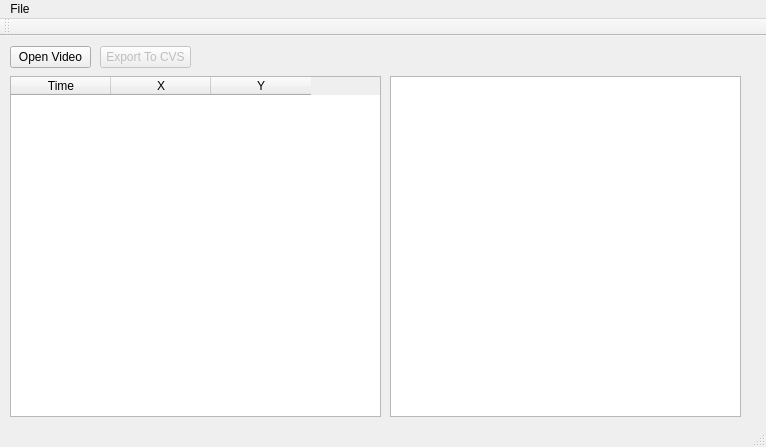
<?xml version="1.0" encoding="UTF-8"?>
<ui version="4.0">
 <class>MainWindow</class>
 <widget class="QMainWindow" name="MainWindow">
  <property name="geometry">
   <rect>
    <x>0</x>
    <y>0</y>
    <width>766</width>
    <height>447</height>
   </rect>
  </property>
  <property name="windowTitle">
   <string>Tracking</string>
  </property>
  <widget class="QWidget" name="centralWidget">
   <widget class="QTableWidget" name="pointsTable">
    <property name="geometry">
     <rect>
      <x>10</x>
      <y>40</y>
      <width>371</width>
      <height>341</height>
     </rect>
    </property>
    <column>
     <property name="text">
      <string>Time</string>
     </property>
    </column>
    <column>
     <property name="text">
      <string>X</string>
     </property>
    </column>
    <column>
     <property name="text">
      <string>Y</string>
     </property>
    </column>
   </widget>
   <widget class="QToolButton" name="toolOpenVideo">
    <property name="geometry">
     <rect>
      <x>10</x>
      <y>10</y>
      <width>81</width>
      <height>22</height>
     </rect>
    </property>
    <property name="text">
     <string>Open Video</string>
    </property>
   </widget>
   <widget class="QToolButton" name="toolExport">
    <property name="enabled">
     <bool>false</bool>
    </property>
    <property name="geometry">
     <rect>
      <x>100</x>
      <y>10</y>
      <width>91</width>
      <height>22</height>
     </rect>
    </property>
    <property name="text">
     <string>Export To CVS</string>
    </property>
   </widget>
   <widget class="QGraphicsView" name="graphicsView">
    <property name="geometry">
     <rect>
      <x>390</x>
      <y>40</y>
      <width>351</width>
      <height>341</height>
     </rect>
    </property>
   </widget>
  </widget>
  <widget class="QMenuBar" name="menuBar">
   <property name="geometry">
    <rect>
     <x>0</x>
     <y>0</y>
     <width>766</width>
     <height>22</height>
    </rect>
   </property>
   <widget class="QMenu" name="menuFile">
    <property name="title">
     <string>File</string>
    </property>
    <addaction name="actionOpen_Video"/>
    <addaction name="separator"/>
    <addaction name="actionExit"/>
   </widget>
   <addaction name="menuFile"/>
  </widget>
  <widget class="QToolBar" name="mainToolBar">
   <attribute name="toolBarArea">
    <enum>TopToolBarArea</enum>
   </attribute>
   <attribute name="toolBarBreak">
    <bool>false</bool>
   </attribute>
  </widget>
  <widget class="QStatusBar" name="statusBar"/>
  <action name="actionOpen_Video">
   <property name="text">
    <string>Open Video</string>
   </property>
  </action>
  <action name="actionExit">
   <property name="text">
    <string>Exit</string>
   </property>
  </action>
 </widget>
 <layoutdefault spacing="6" margin="11"/>
 <resources/>
 <connections/>
</ui>
